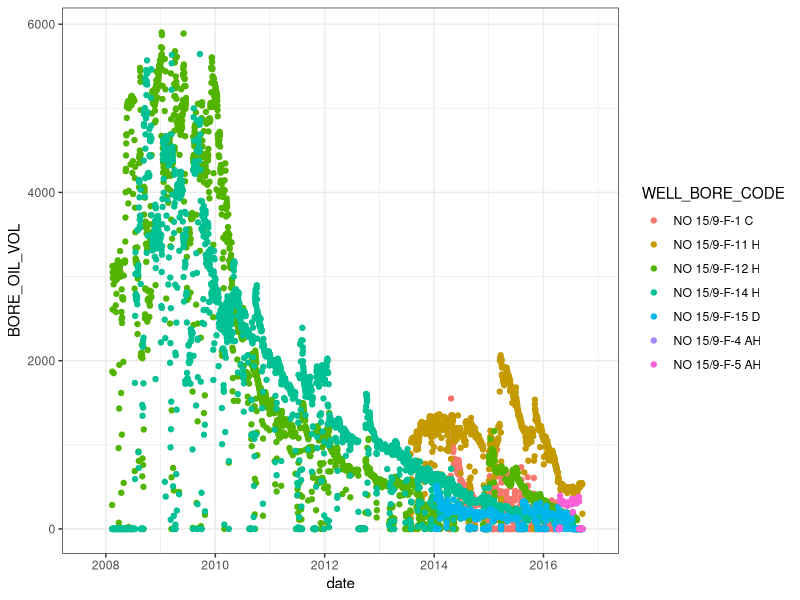
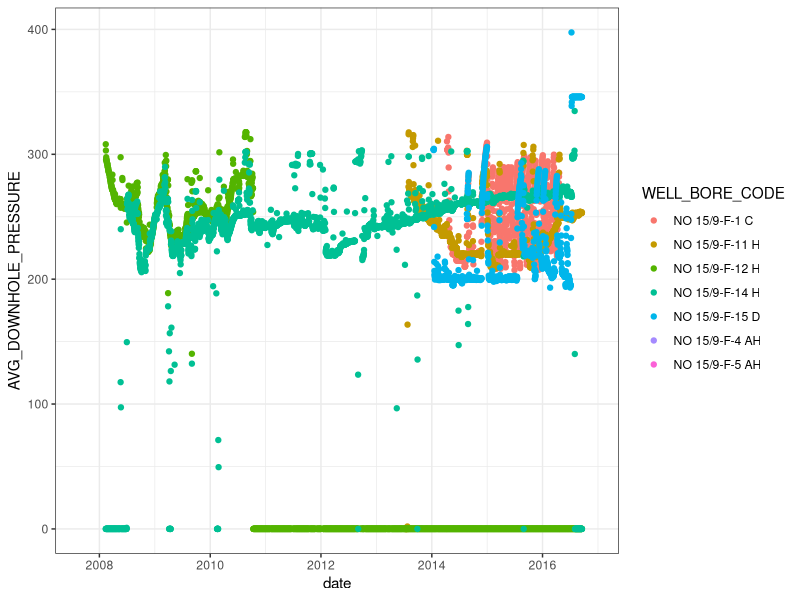
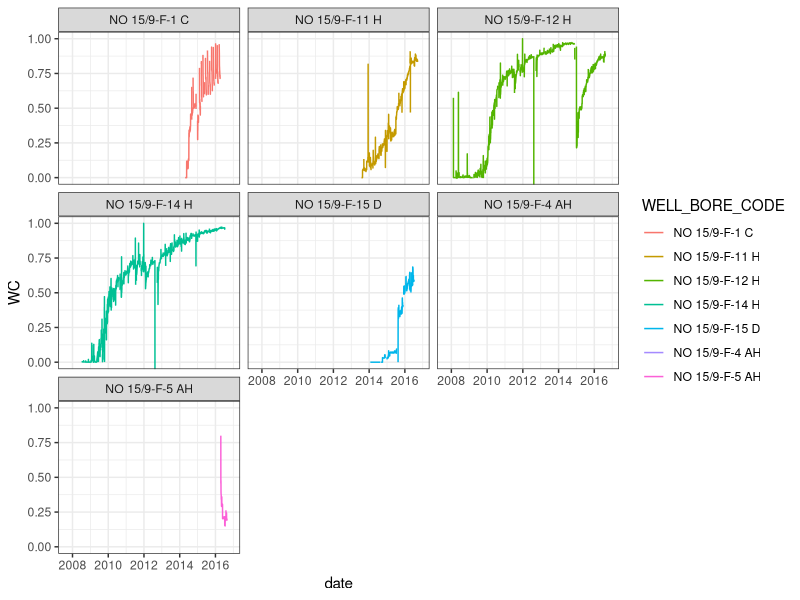
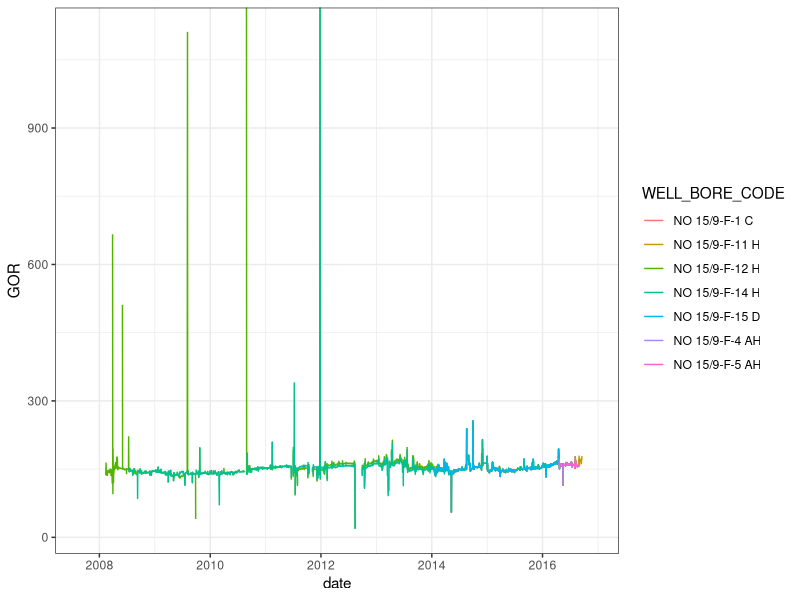

Reproduce these figures in R, in order.
#==================WD======================
#Setting working directory (folder kerja)
getwd() #menampilkan working directory saat ini
setwd("D:/3. Datascience/1. R Studio/3. Project R/dashboard_subsurf_uir")

#------------------Input-------------------
#Memasukkan dataset kedalam R
##Pastikan tipe file nya apa?

volve <- read.csv("PROD_EQUINOR.csv")

#------------------Manipulation------------
library(lubridate)
volve$date <- dmy(volve$DATEPRD)

#A little bit data manipulations
library(magrittr)
volve$WC <- volve$BORE_WAT_VOL / (volve$BORE_OIL_VOL + volve$BORE_WAT_VOL) # watercut
volve$GOR <- volve$BORE_GAS_VOL/volve$BORE_OIL_VOL # GOR

#---------------Plotting-------------------
#Plotting
library(ggplot2)

ggplot() + geom_point(data = volve, aes(date,BORE_OIL_VOL,color=WELL_BORE_CODE)) + theme_bw()
ggplot() + geom_point(data = volve, aes(date,AVG_DOWNHOLE_PRESSURE,color=WELL_BORE_CODE)) + theme_bw()
ggplot() + geom_line(data = volve, aes(date,WC,color=WELL_BORE_CODE)) + theme_bw() + coord_cartesian(ylim = c(0,1)) + facet_wrap(~WELL_BORE_CODE)
ggplot() + geom_line(data = volve, aes(date,GOR,color=WELL_BORE_CODE)) + theme_bw()
